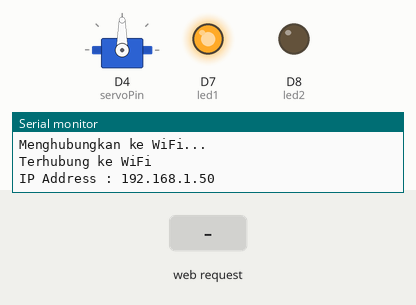
Simulated run of this sketch. Board: ESP8266 (NodeMCU). On the bench: servo, output pins drawn as LEDs (lit = HIGH), the last lines printed to the serial monitor. Dashed ring = blinking. The inputs (shaded band) are chosen by the test bench. WiFi joins after 1.5 s; servers stay silent unless stated.

Above: at 3.2 s.
3.3 s: HTTP request GET /open received
At 4.4 s:
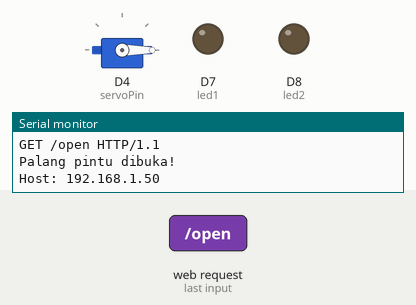
4.8 s: HTTP request GET /close received
At 5.05 s:
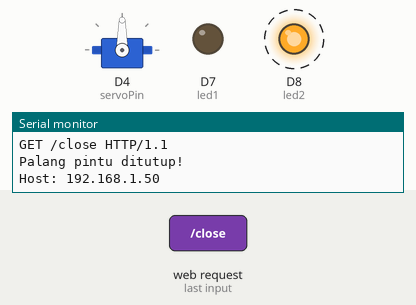
Timing chart, 0 to 13.8 s (numbered marks = the images above; inputs shaded):
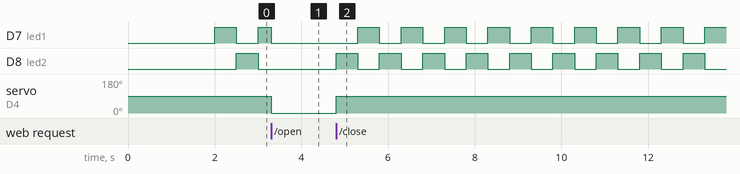

The sketch:

palangpintu.ino
```cpp
#include <ESP8266WiFi.h>  // Ganti dengan <WiFi.h> jika menggunakan ESP32
#include <Servo.h>

const char* ssid = "xxx";  // Ganti dengan SSID Wi-Fi Anda
const char* password = "xxx";          // Ganti dengan password Wi-Fi Anda

const int led1 = D7;
const int led2 = D8;
const int servoPin = D4;
Servo myServo;

WiFiServer server(80);
bool isGateOpen = false;  // Flag status palang pintu
unsigned long previousMillis = 0;  // Untuk mengatur interval kedipan
const long interval = 500;  // Interval kedipan (500ms)
bool ledState = false;  // Status kedipan LED

void setup() {
  Serial.begin(115200);
  pinMode(led1, OUTPUT);
  pinMode(led2, OUTPUT);
  myServo.attach(servoPin);

  // Menghubungkan ke Wi-Fi
  WiFi.begin(ssid, password);
  while (WiFi.status() != WL_CONNECTED) {
    delay(1000);
    Serial.println("Menghubungkan ke WiFi...");
  }
  Serial.println("Terhubung ke WiFi");
  Serial.print("IP Address : ");
  Serial.println(WiFi.localIP());

  server.begin();
}

void loop() {
  WiFiClient client = server.available();
  if (client) {
    String currentLine = "";
    while (client.connected()) {
      if (client.available()) {
        char c = client.read();
        Serial.write(c);
        if (c == '\n') {
          if (currentLine.length() == 0) {
            client.println("HTTP/1.1 200 OK");
            client.println("Content-type:text/html");
            client.println();
            client.println("<!DOCTYPE HTML>");
            client.println("<html>");
            client.println("Palang Pintu Kereta Api");
            client.println("</html>");
            break;
          } else {
            if (currentLine.startsWith("GET /open")) {
              openGate();
            } else if (currentLine.startsWith("GET /close")) {
              closeGate();
            }
            currentLine = "";
          }
        } else if (c != '\r') {
          currentLine += c;
        }
      }
    }
    client.stop();
  }

  // **Menyalakan lampu berkedip jika palang TERTUTUP**
  if (!isGateOpen) {
    unsigned long currentMillis = millis();
    if (currentMillis - previousMillis >= interval) {
      previousMillis = currentMillis;
      ledState = !ledState;  // Toggle LED
      digitalWrite(led1, ledState);
      digitalWrite(led2, !ledState);
    }
  }
}

void openGate() {
  myServo.write(0);   // Membuka palang
  isGateOpen = true;  // Tandai bahwa palang terbuka
  digitalWrite(led1, LOW);  // Matikan lampu saat gate dibuka
  digitalWrite(led2, LOW);
  Serial.println("Palang pintu dibuka!");
}

void closeGate() {
  myServo.write(90);   // Menutup palang
  isGateOpen = false;  // Tandai bahwa palang tertutup
  Serial.println("Palang pintu ditutup!");
}
```

Measured:
- after the input at 3.3 s, D8 (led2): stays LOW (without the input it goes to HIGH after 0.20 s); servo on D4 (servoPin): 90° → 0° at once
- after the input at 4.8 s, D7 (led1): alternates HIGH for 0.50 s and LOW for 0.50 s, starting after 0.50 s; D8 (led2): alternates HIGH for 0.50 s and LOW for 0.50 s, starting at once; servo on D4 (servoPin): 0° → 90° at once
